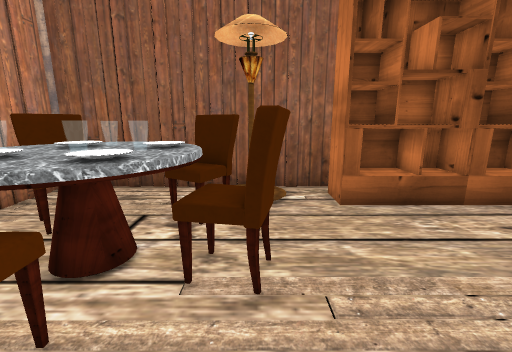
View 1 (above)

22 first-person views from a walk through a scene from a Unity 3-D project. The camera is 1.25 m above the floor, tilts 12° down and sees 90° across. Doors are open. The floor is counted in squares, 0.48 m on a side. Each view is taken from the middle of a square. On the plan, view 1 faces up. The plan holds only what a view shows up to about 18 squares ahead; the rest is blank. The place goes on beyond the plan. The player is left out. Some surface patterns are stand-ins.

View 2
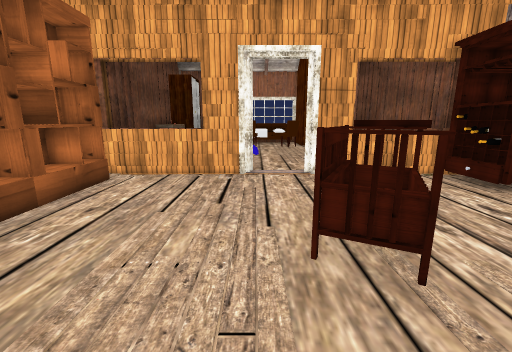

View 3
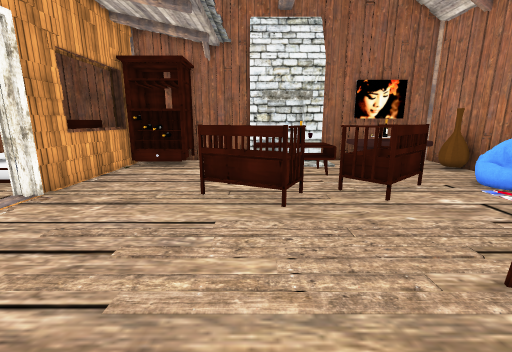

View 4
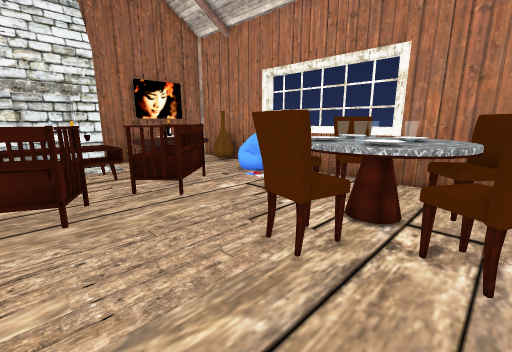

View 5
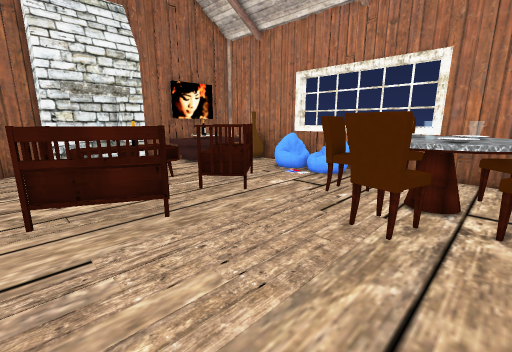

View 6
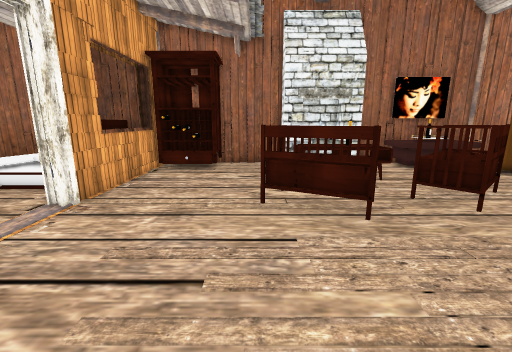

View 7
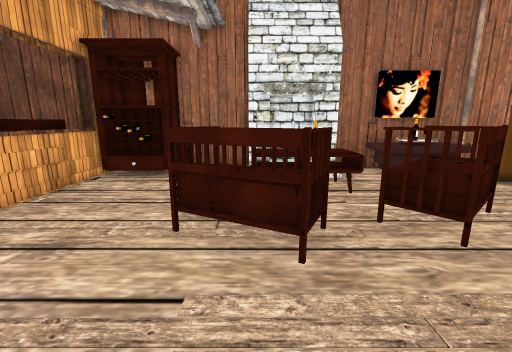

View 8
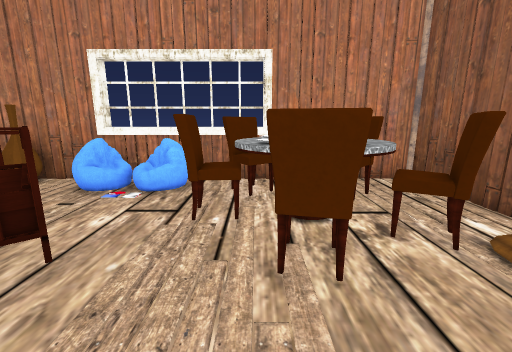

View 9
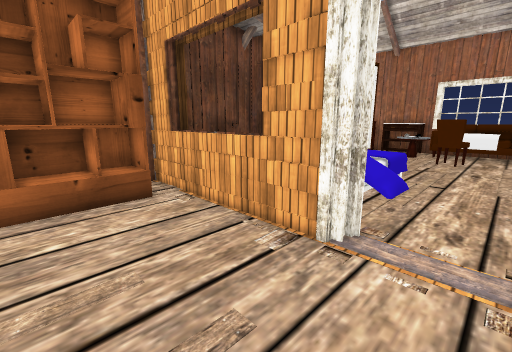

View 10
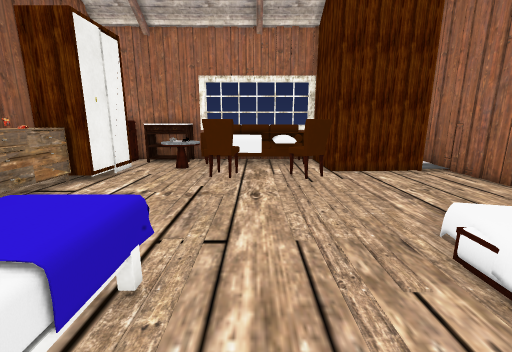

View 11
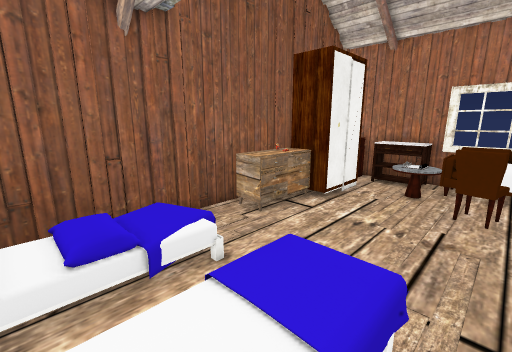

View 12
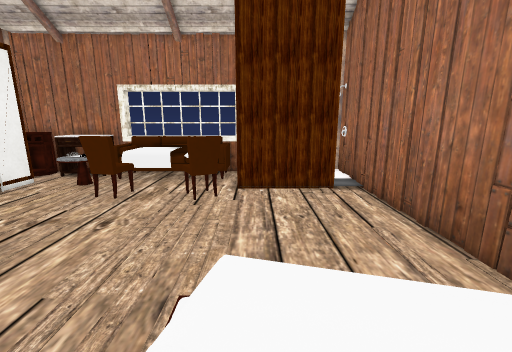

View 13
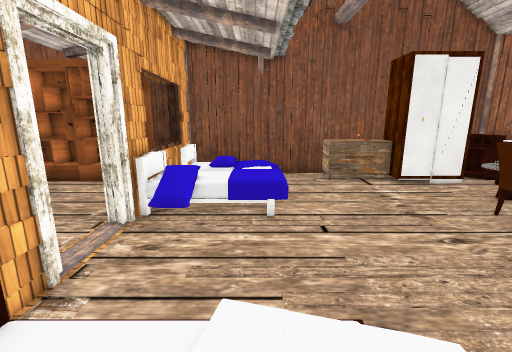

View 14
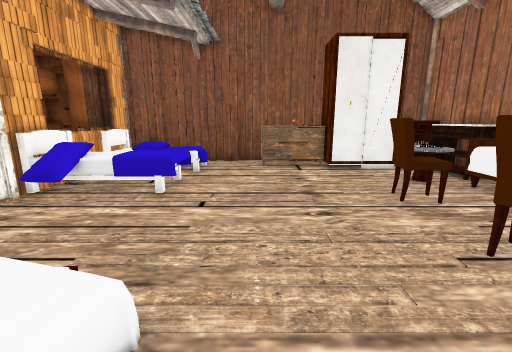

View 15
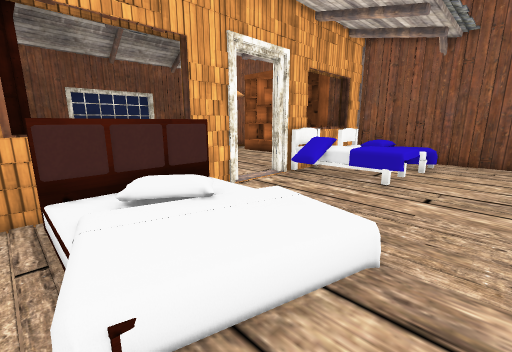

View 16
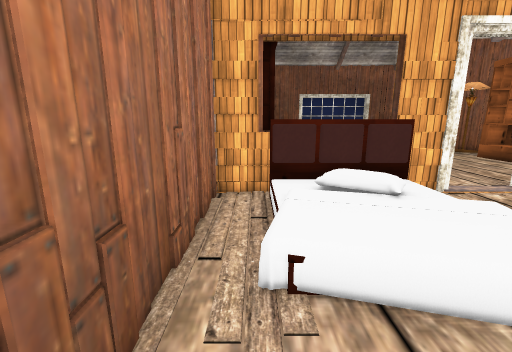

View 17
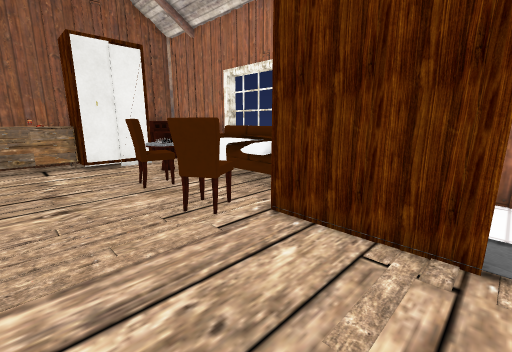

View 18
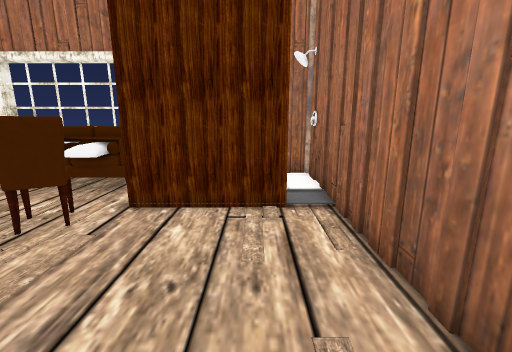

View 19
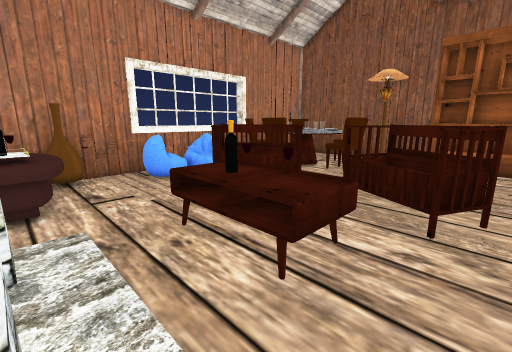

View 20
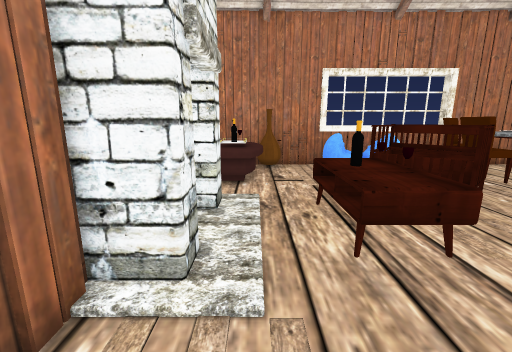

View 21
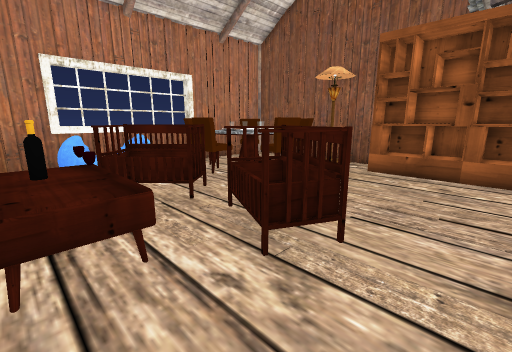

View 22
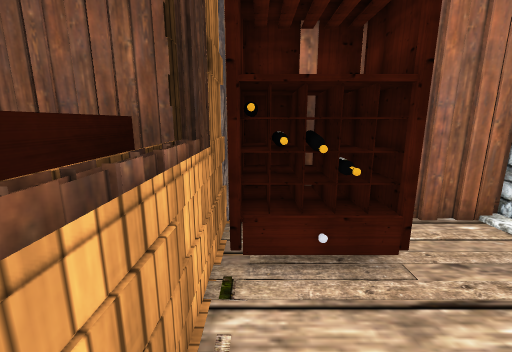

### Floor plan
Key: @ floor where view 1 was taken; # wall or solid block; x gap in a wall; . main floor; : floor 0.25 m higher than the main floor; + floor 0.5 m higher than the main floor; * floor 0.75 m higher than the main floor; / step, stairs or slope; D open door; = window, fence, low wall or low ledge; ^ raised ledge; O other object.
Columns run from 8 left of view 1 to 32 right of it. Each row starts with its distance up from view 1.
 10  ###########      ############OO###    O#
  9  #..... #..OOOOOOOOO#O   O...OOOOO    OO#
  8  #....O ...OOOOOOOOO##   O...OOOO#  O .O#
  7  # OO.OO............=#OOOOO......OOO#O.O#
  6  #OOO^OO............==.................OO
  5  #.^O O#O...........==..............OO.OO
  4 # .O   OOO..........=#**OOO........OOO.O#
  3 # OOO^O#O...........##    *.........OOOO#
  2 #.OOOOO.............## /OOO.......OO.^OO#
  1 #... OO.............##//..........OO.^^O#
  0 # O.....@..OO........................^^O#
 -1 #OO....OO..OOOO.....D................OOO#
 -2 #.....OOOO.OOOO.....##............OO.OOO#
 -3 #OO...OOO....O......##............OO..OO#
 -4 # O....O.OOOO.......=#///+//........#####
 -5 #.......OOOOO.......== //+++........O
 -6 #.......OOOOO.......== +/++/........#
 -7 #OO ................==//+++/........#
 -8 #OOOOOO..........OOO#=::+++.........#
 -9 #. OOOO.##.##...OOOO##...//.........x...#
-10 #.OOOOO. ####...OOOO######.###...########
-11 ########## ####O######  ###########  ####

Positions as (right, up) in squares from view 1, and headings:
1: (0, 0), facing up
2: (-1, 1), facing right
3: (4, 7), facing down
4: (4, 7), facing down-left
5: (6, 6), facing down-left
6: (6, 6), facing down
7: (4, 4), facing down
8: (4, 3), facing left
9: (7, -1), facing up-right
10: (14, 0), facing right
11: (14, 1), facing up-right
12: (15, -5), facing right
13: (17, -7), facing up
14: (21, -7), facing up
15: (21, -9), facing up-left
16: (22, -9), facing left
17: (22, -9), facing up-right
18: (20, -8), facing right
19: (6, -9), facing up-left
20: (8, -8), facing left
21: (8, -6), facing up-left
22: (11, -4), facing down
